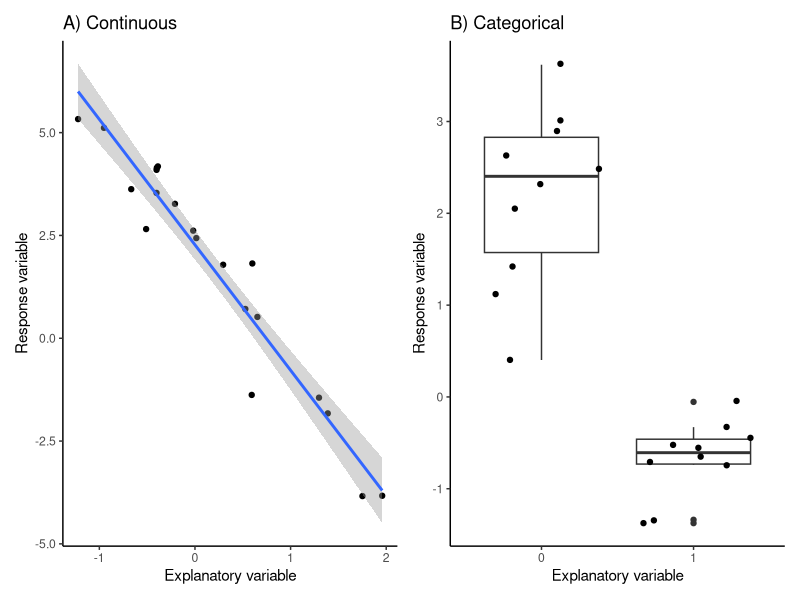
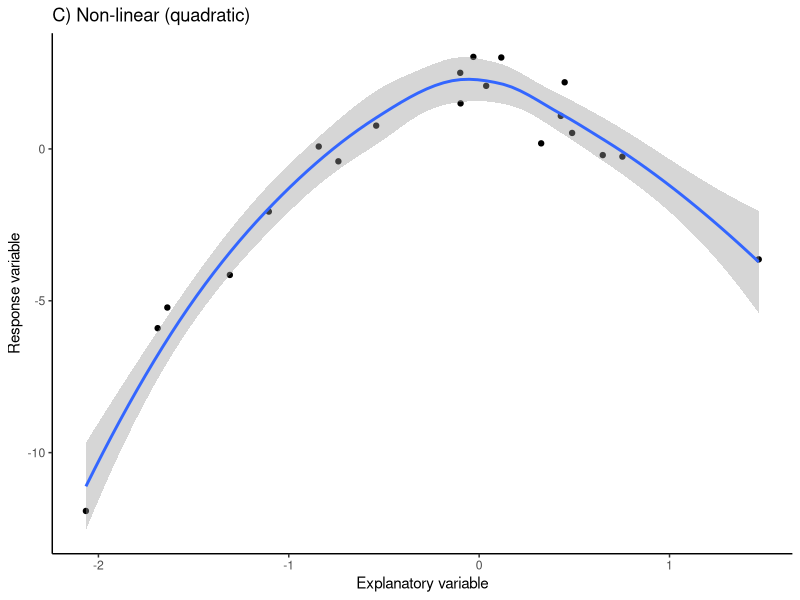
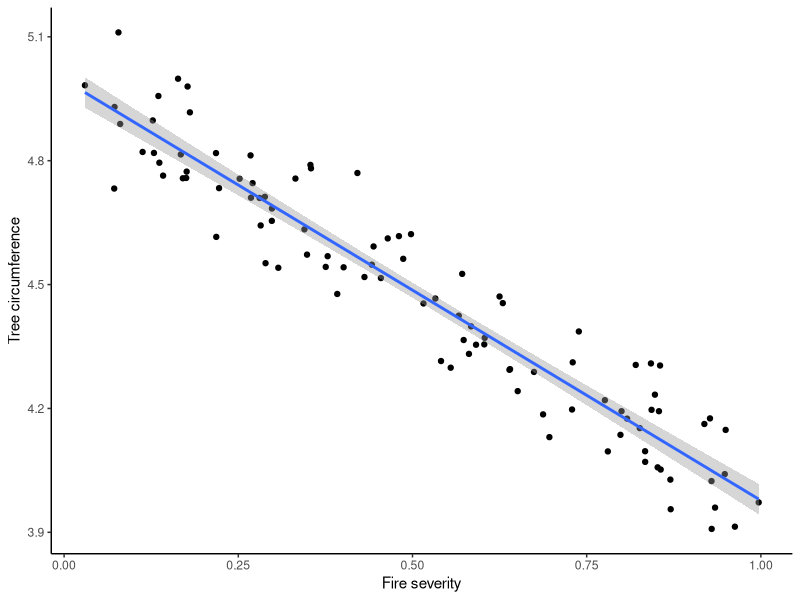
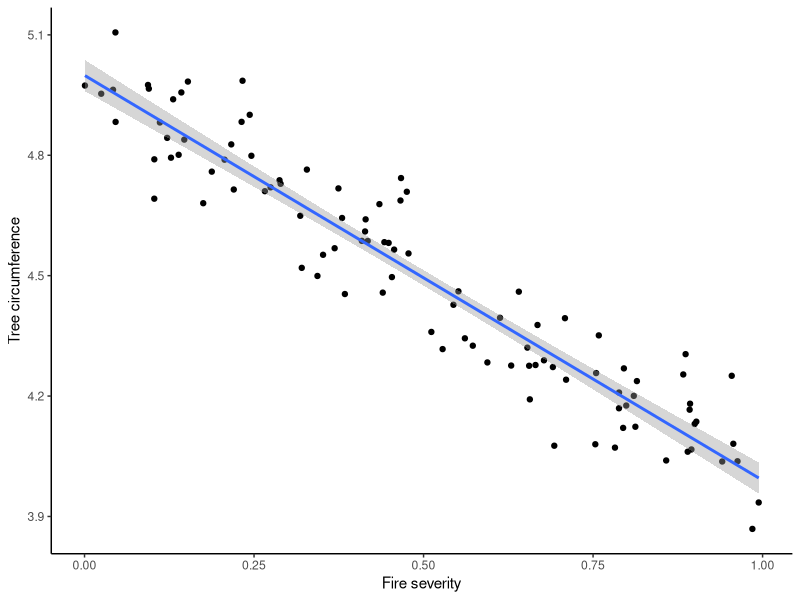
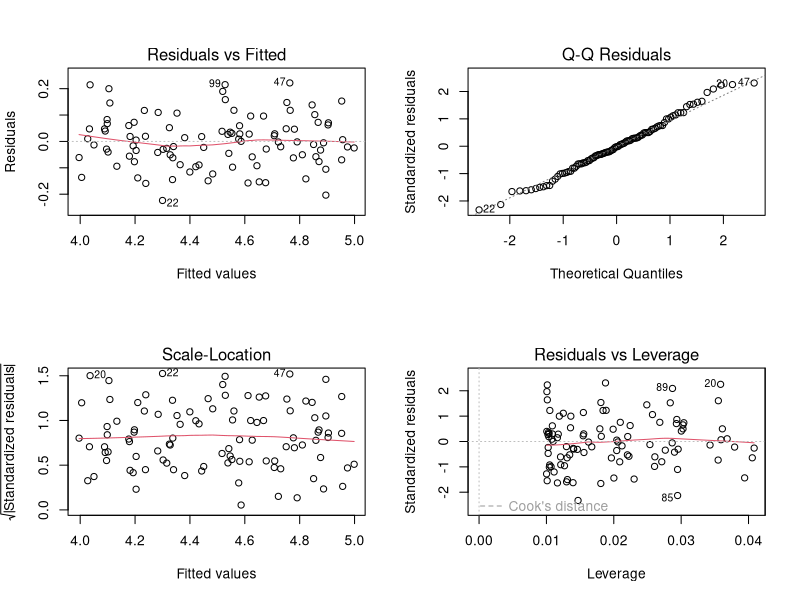
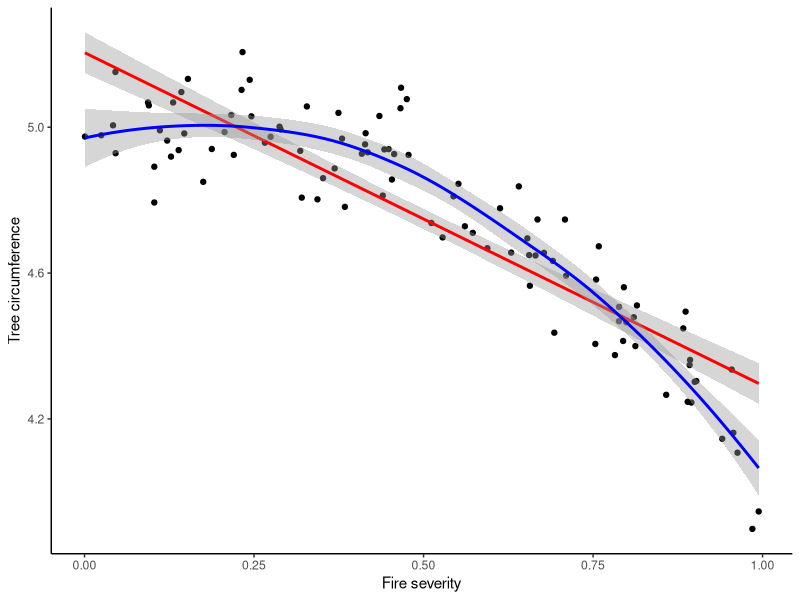
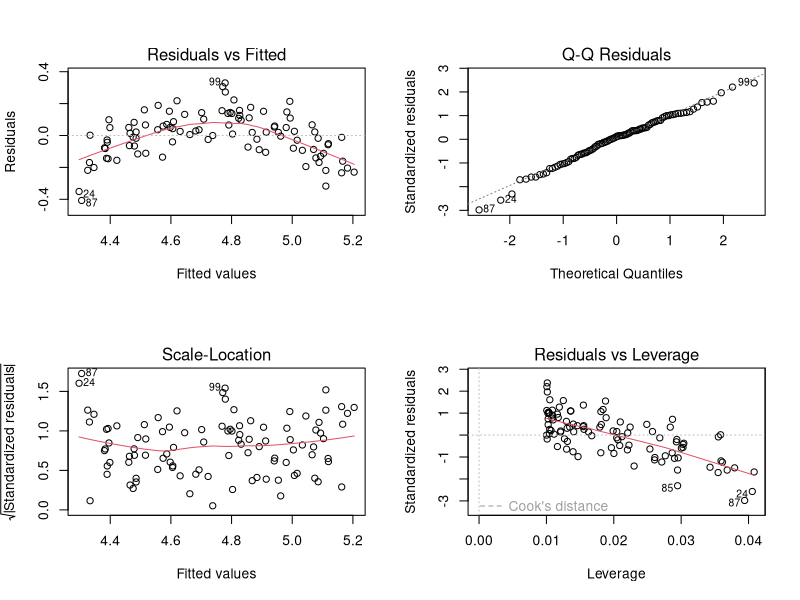
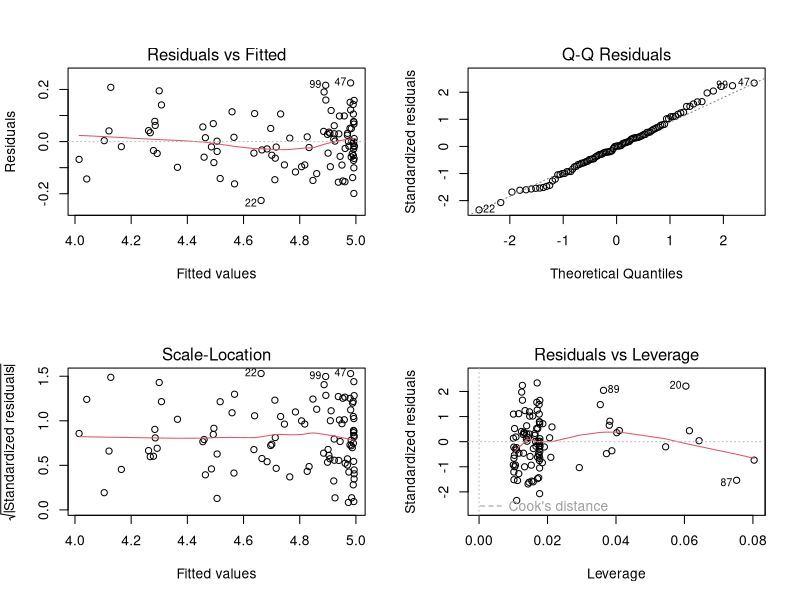

Reproduce these figures in R, in order.
## ---- chunk 1
#| echo: false
#| warning: false
library(ggplot2)
library(patchwork)
b0 <- 2
b1 <- -3
e_mu <- 0
e_sd <- 1
X <- rnorm(20)
X2 <- rep(c(0,1), 10)
e <- rnorm(length(X), e_mu, e_sd)
y <- b0 + b1*X + e
y2 <- b0 + b1*X2 + e
df <- data.frame(X, X2, y, y2)

a <- ggplot(df) +
  aes(x = X, y = y) +
  geom_point() +
  ggtitle('A) Continuous') +
  ylab('Response variable') +
  xlab('Explanatory variable') +
  geom_smooth(method = 'lm') +
  theme_classic()

b <- ggplot(df) +
  aes(x = factor(X2), y = y2) +
  geom_boxplot() +
  geom_jitter() +
  ggtitle('B) Categorical') +
  ylab('Response variable') +
  xlab('Explanatory variable') +
  geom_smooth(method = 'lm') +
  theme_classic()
a+b
## ---- chunk 2
#| echo: false
#| warning: false
library(ggplot2)
b0 <- 2
b1 <- -3
e_mu <- 0
e_sd <- 1
X <- rnorm(20)
e <- rnorm(length(X), e_mu, e_sd)
y <- b0 + b1*X^2 + e
df <- data.frame(X, y)

ggplot(df) +
  aes(x = X, y = y) +
  geom_point() +
  ggtitle('C) Non-linear (quadratic)') +
  ylab('Response variable') +
  xlab('Explanatory variable') +
  geom_smooth(method = 'loess') +
  theme_classic()
## ---- chunk 3
b0 <- 5 # average tree circumference when fire severity is = 0 (i.e, y-intercept)
b1 <- -1 # beta coefficient representing association between tree circumference and fire severity
e_mu <- 0 # mean error
e_sd <- 0.1 # error standard deviation
## ---- chunk 4
n <- 100 # number of tree circumference measurements
X <- runif(n, min = 0, max = 1) # fire severity measurements
e <- rnorm(n, e_mu, e_sd) # natural error
## ---- chunk 5
y <- b0 + b1*X + e # simulate tree circumference observations for each fire severity measurement
df <- data.frame(Fire_severity = X, Tree_circumference = y) # make a dataframe of observations
head(df)
## ---- chunk 6
library(ggplot2)
ggplot(df) +
  aes(x = Fire_severity, y = Tree_circumference ) +
  geom_point() +
  ylab('Tree circumference') +
  xlab('Fire severity') +
  geom_smooth(method = 'lm') +
  theme_classic()
## ---- chunk 7
set.seed(123)
X <- runif(n, min = 0, max = 1) # fire severity measurements
e <- rnorm(n, e_mu, e_sd) # natural error
y <- b0 + b1*X + e # simulate tree circumference observations for each fire severity measurement
df <- data.frame(Fire_severity = X, Tree_circumference = y) # make a dataframe of observations
# plot it
ggplot(df) +
  aes(x = Fire_severity, y = Tree_circumference ) +
  geom_point() +
  ylab('Tree circumference') +
  xlab('Fire severity') +
  geom_smooth(method = 'lm') +
  theme_classic()
## ---- chunk 8
m <- lm(Tree_circumference ~ Fire_severity, data = df)
m
## ---- chunk 9
summary(m)
## ---- chunk 10
par(mfrow = c(2,2))
plot(m)
## ---- chunk 11
y <- b0 + b1*X^3 + e # simulate tree circumference observations for each fire severity measurement
df <- data.frame(Fire_severity = X, Tree_circumference = y) # make a dataframe of observations
# plot it
ggplot(df) +
  aes(x = Fire_severity, y = Tree_circumference ) +
  geom_point() +
  ylab('Tree circumference') +
  xlab('Fire severity') +
  geom_smooth(method = 'lm', col = 'red') +
  geom_smooth(method = 'loess', col = 'blue') +
  theme_classic()
## ---- chunk 12
m <- lm(Tree_circumference ~ Fire_severity, data = df)
summary(m)
## ---- chunk 13
par(mfrow = c(2,2))
plot(m)
## ---- chunk 14
m <- lm(Tree_circumference ~ I(Fire_severity^3), data = df)
summary(m)
## ---- chunk 15
par(mfrow = c(2,2))
plot(m)
## ---- chunk 16
set.seed(123) # set random number generator for reproducibility

# simulation parameters
b0 <- 5 # average tree circumference when fire severity is = 0 (i.e, y-intercept)
b1 <- -1 # beta coefficient representing association between tree circumference and fire severity
e_mu <- 0 # mean error
e_sd <- 0.1 # error standard deviation

# simulation variables
n <- 100 # number of tree circumference measurements
X <- rep(c(0,1), n/2) # burned vs. un-burned
e <- rnorm(n, e_mu, e_sd) # natural error

# simulate y
y <- b0 + b1*X + e # simulate tree circumference observations for each fire severity measurement
df <- data.frame(Fire_severity = X, Tree_circumference = y) # make a dataframe of observations
 
#plot
ggplot(df) +
  aes(x = factor(Fire_severity), y = Tree_circumference) +
  geom_boxplot() +
  geom_jitter() +
  ylab('Tree circumference') +
  xlab('Fire severity') +
  geom_smooth(method = 'lm') +
  theme_classic()
## ---- chunk 17
m <- lm(Tree_circumference ~ Fire_severity, data = df)
summary(m)
## ---- chunk 18
par(mfrow = c(2,2))
plot(m)
## ---- chunk 19
n <- 1000
df <- data.frame(norm = rnorm(n, 1, 1), poiss = rpois(n, 1))

a <- ggplot(df) +
  aes(x = norm) +
  ylab('Frequency') +
  xlab('Random number') +
  ggtitle('A) Normal distribution') +
  geom_histogram(fill = 'cyan') +
  theme_classic()
b <- ggplot(df) +
  aes(x = poiss) +
  ylab('Frequency') +
  xlab('Random number') +
  ggtitle('B) Poisson distribution') +
  geom_histogram(fill = 'seagreen') +
  theme_classic()
a+b
## ---- chunk 20
set.seed(123)
# All counts predicted by a poisson GLM will be on the log scale. 
# So here we log our 'known truths' for the intercept and beta coefficients (remembering that )
b0 <- log(10) # average species abundance when fire severity is = 0 (i.e, intercept) is 5 10
b1 <- -log(1/0.5) # species abundance decreases by a factor of 2 (aka 50% decrease in abundance) for a one unit increase in fire severity
n <- 100 # number of observations
X <- runif(n, min = 0, max = 1) # fire severity measurements
lambda <- exp(b0 + b1*X) # estimate mean species abundance (lambda) on multiplicative scale using the exponent
y <- rpois(n, lambda) # simulate species abundance observation from each lambda
df <- data.frame(Fire_severity = X, Species_abundance = y) # make a dataframe of observations

ggplot(df) +
  aes(x = Fire_severity, y = Species_abundance) +
  geom_point() +
  ylab('Species abundance') +
  xlab('Fire severity') +
  geom_smooth(method = 'lm') +
  #geom_smooth(method = 'loess') +
  theme_classic()
## ---- chunk 21
m <- lm(Species_abundance ~ Fire_severity, data = df)
summary(m)
## ---- chunk 22
par(mfrow = c(2,2))
plot(m)
## ---- chunk 23
m <- glm(Species_abundance ~ Fire_severity, data = df, family = poisson(link = 'log'))
summary(m)
## ---- chunk 24
exp(coef(m))
## ---- chunk 25
1 - (m$deviance/m$null.deviance) # calculate R2 - ratio of goodness of fit of our model compared to worst model possible
## ---- chunk 26
library(boot)
glm.diag.plots(m)
